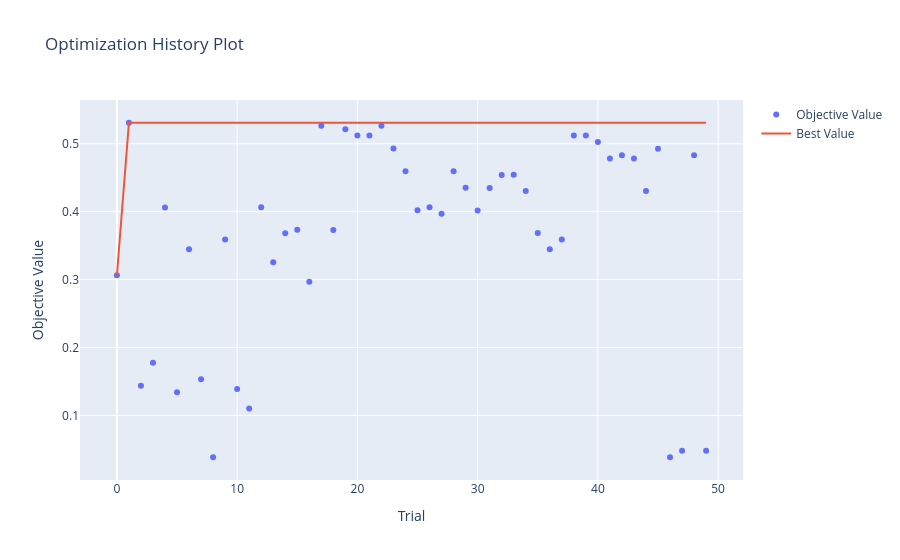

Notebook cell for this chart:
### Markdown cell above
Check the optimization process along time:

### Code cell
# Get the study
study_RF = optuna_search_RF.study_

# Display the plot
fig = vis.plot_optimization_history(study_RF)
fig.show()

### Figure 1 — Plotly figure (JSON) as saved in the notebook; plotly's stock layout.template omitted (floating-point values rounded to 4 significant figures)
{"data": [{"mode": "markers", "name": "Objective Value", "type": "scatter", "x": [0, 1, 2, 3, 4, 5, 6, 7, 8, 9, 10, 11, 12, 13, 14, 15, 16, 17, 18, 19, 20, 21, 22, 23, 24, 25, 26, 27, 28, 29, 30, 31, 32, 33, 34, 35, 36, 37, 38, 39, 40, 41, 42, 43, 44, 45, 46, 47, 48, 49], "y": [0.3064, 0.5309, 0.1437, 0.1775, 0.4063, 0.134, 0.3445, 0.1532, 0.03844, 0.3591, 0.1389, 0.1101, 0.4066, 0.3256, 0.3682, 0.3733, 0.2967, 0.5264, 0.3729, 0.5215, 0.5121, 0.5121, 0.5264, 0.493, 0.4593, 0.4021, 0.4065, 0.3971, 0.4593, 0.4351, 0.4017, 0.4348, 0.4541, 0.4544, 0.4304, 0.3685, 0.3446, 0.3589, 0.5121, 0.5121, 0.5024, 0.4783, 0.483, 0.4783, 0.4305, 0.4926, 0.03844, 0.04797, 0.4829, 0.04797]}, {"mode": "lines", "name": "Best Value", "type": "scatter", "x": [0, 1, 2, 3, 4, 5, 6, 7, 8, 9, 10, 11, 12, 13, 14, 15, 16, 17, 18, 19, 20, 21, 22, 23, 24, 25, 26, 27, 28, 29, 30, 31, 32, 33, 34, 35, 36, 37, 38, 39, 40, 41, 42, 43, 44, 45, 46, 47, 48, 49], "y": [0.3064, 0.5309, 0.5309, 0.5309, 0.5309, 0.5309, 0.5309, 0.5309, 0.5309, 0.5309, 0.5309, 0.5309, 0.5309, 0.5309, 0.5309, 0.5309, 0.5309, 0.5309, 0.5309, 0.5309, 0.5309, 0.5309, 0.5309, 0.5309, 0.5309, 0.5309, 0.5309, 0.5309, 0.5309, 0.5309, 0.5309, 0.5309, 0.5309, 0.5309, 0.5309, 0.5309, 0.5309, 0.5309, 0.5309, 0.5309, 0.5309, 0.5309, 0.5309, 0.5309, 0.5309, 0.5309, 0.5309, 0.5309, 0.5309, 0.5309]}, {"marker": {"color": "#cccccc"}, "mode": "markers", "name": "Infeasible Trial", "showlegend": false, "type": "scatter", "x": [], "y": []}], "layout": {"title": {"text": "Optimization History Plot"}, "xaxis": {"title": {"text": "Trial"}}, "yaxis": {"title": {"text": "Objective Value"}}}}
